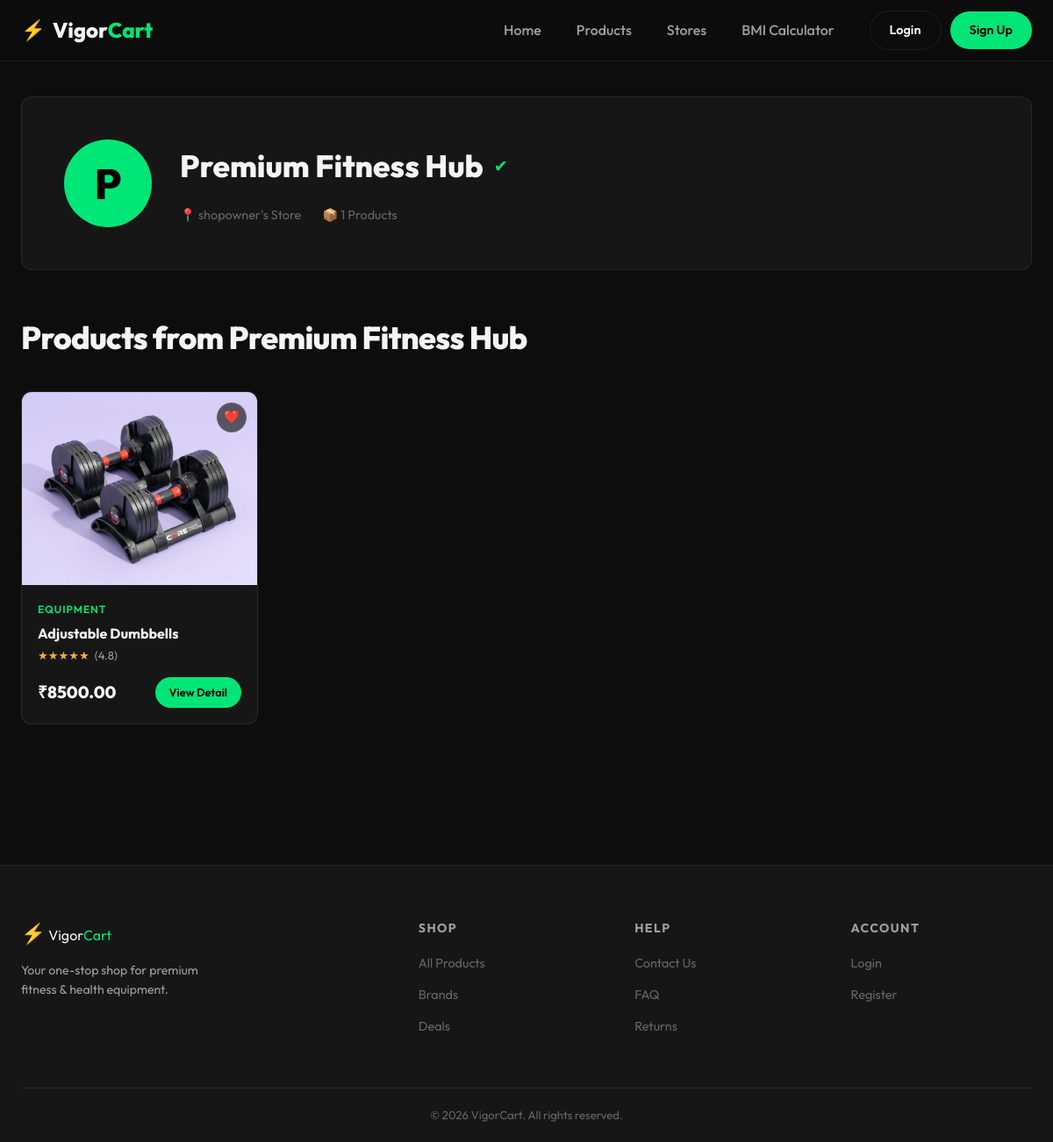
Page /shop/2/ on the committed database.
### store/models.py (models this page shows, shortened)
class Shop(models.Model):
    owner = models.ForeignKey(User, on_delete=models.CASCADE, related_name='owned_shops', null=True)
    name = models.CharField(max_length=255)
    email = models.EmailField(unique=True)
    password = models.CharField(max_length=255)
    phone_number = models.CharField(max_length=100)
    opening_hours = models.CharField(max_length=100)
    location = models.CharField(max_length=100)
    status = models.CharField(max_length=20, default='Pending') # Default status
    is_verified = models.BooleanField(default=False)

class User(AbstractUser):
    IS_CUSTOMER = 'customer'
    IS_SHOP_OWNER = 'shop_owner'
    IS_ADMIN = 'admin'
    ROLE_CHOICES = [
        (IS_CUSTOMER, 'Customer'),
        (IS_SHOP_OWNER, 'Shop Owner'),
        (IS_ADMIN, 'Admin'),
    ]
    role = models.CharField(max_length=20, choices=ROLE_CHOICES, default=IS_CUSTOMER)
    phone_number = models.CharField(max_length=100, blank=True, null=True)
    address = models.TextField(blank=True, null=True)
    email = models.EmailField(unique=True)

class Product(models.Model):
    p_name = models.CharField(max_length=255)
    asset_id = models.CharField(max_length=100, blank=True, null=True)
    description = models.TextField(blank=True, null=True)
    size = models.CharField(max_length=100, blank=True, null=True)
    detail = models.TextField(blank=True, null=True)
    price = models.DecimalField(max_digits=10, decimal_places=2)
    stock_availability = models.IntegerField(default=0)
    shop = models.ForeignKey(Shop, on_delete=models.CASCADE, related_name='products', null=True)
    category = models.ForeignKey(Category, on_delete=models.SET_NULL, null=True, related_name='products')
    image = models.ImageField(upload_to='products/', null=True, blank=True)
    created_at = models.DateTimeField(auto_now_add=True)

class Category(models.Model):
    name = models.CharField(max_length=100)
    parent = models.ForeignKey('self', db_index=True, null=True, blank=True, on_delete=models.CASCADE, related_name='subcategories')
    def __str__(self):
        return self.name

### store/views.py (the view)
# urls.py: path('shop/<int:pk>/', views.shop_detail, name='shop_detail'),
def shop_detail(request, pk):
    shop = get_object_or_404(Shop, pk=pk)
    products = Product.objects.filter(shop=shop)
    return render(request, 'store/shop_detail.html', {
        'shop': shop,
        'products': products,
    })

### store/templates/store/shop_detail.html (shortened to what this page needs)
{% extends 'store/base.html' %}
{% block content %}
<section class="section" style="padding-top: 40px;">
    <div class="container">
        <div
            style="background: var(--bg-card); border: 1px solid var(--border); border-radius: var(--radius); padding: 48px; margin-bottom: 48px; display: flex; align-items: center; gap: 32px; flex-wrap: wrap;">
            <div
                style="width: 100px; height: 100px; background: var(--primary); color: #000; border-radius: 50%; display: flex; align-items: center; justify-content: center; font-size: 3rem; font-weight: 800;">
                {{ shop.name|first }}
            </div>
            <div style="flex: 1; min-width: 300px;">
                <div style="display: flex; align-items: center; gap: 12px; margin-bottom: 8px;">
                    <h1 style="font-size: 2.2rem; font-weight: 800; margin: 0;">{{ shop.name }}</h1>
                    {% if shop.is_verified %}
                    <span title="Verified Shop" style="color: var(--primary); font-size: 1.2rem;">✔</span>
                    {% endif %}
                </div>
                <div style="display: flex; gap: 24px; color: var(--text-muted); font-size: 0.9rem;">
                    <span>📍 {{ shop.owner.username }}'s Store</span>
                    <span>📦 {{ products|length }} Products</span>
                </div>
            </div>
        </div>
        <div class="section-header" style="text-align: left; margin-bottom: 32px;">
            <h2 class="section-title">Products from {{ shop.name }}</h2>
        </div>
        {% if products %}
        <div class="products-grid">
            {% for product in products %}
            <a href="{% url 'product_detail' product.pk %}" class="product-card">
                <div class="product-img-wrap">
                    {% if product.image %}
                    <img src="{{ product.image.url }}" alt="{{ product.p_name }}">
                    {% else %}
                    <div style="height:100%;display:flex;align-items:center;justify-content:center;font-size:4rem;">🏋️
                    </div>
                    {% endif %}
                    <div class="product-wishlist">❤️</div>
                </div>
                <div class="product-info">
                    <div class="product-category">{{ product.category }}</div>
                    <div class="product-name" style="margin-bottom:2px;">{{ product.p_name }}</div>
                    <div class="product-rating"><span class="stars">★★★★★</span> (4.8)</div>
                    <div class="product-footer">
                        <div class="product-price">₹{{ product.price }}</div>
                        <span class="btn btn-primary btn-sm">View Detail</span>
                    </div>
                </div>
            </a>
            {% endfor %}
        </div>
        {% else %}
        <div style="text-align:center;padding:80px;color:var(--text-muted);">
            <h2>No products yet</h2>
            <p>This shop hasn't listed any products yet.</p>
        </div>
        {% endif %}
    </div>
</section>
{% endblock %}

### store/static/store/css/index.css (style rules this page uses)
:root { --primary: #00e676; --primary-dark: #00c853; --primary-glow: rgba(0, 230, 118, 0.25); --bg-dark: #0d0d0d; --bg-card: #161616; --bg-elevated: #1e1e1e; --text-primary: #f5f5f5; --text-secondary: #a0a0a0; --text-muted: #666; --border: rgba(255, 255, 255, 0.08); --danger: #ff4d4d; --warning: #ffab40; --shadow-card: 0 4px 24px rgba(0, 0, 0, 0.5); --shadow-glow: 0 0 24px var(--primary-glow); --radius: 12px; --radius-sm: 8px; --radius-pill: 50px; --nav-height: 70px; --transition: 0.25s ease; --font: 'Outfit', sans-serif; }
*, *::before, *::after { box-sizing: border-box; margin: 0; padding: 0; }
html { scroll-behavior: smooth; }
body { font-family: var(--font); background-color: var(--bg-dark); color: var(--text-primary); min-height: 100vh; line-height: 1.6; -webkit-font-smoothing: antialiased; }
a { text-decoration: none; color: inherit; }
img { max-width: 100%; display: block; }
.btn { display: inline-flex; align-items: center; justify-content: center; gap: 8px; padding: 10px 22px; border-radius: var(--radius-pill); font-family: var(--font); font-size: 0.9rem; font-weight: 600; cursor: pointer; border: none; transition: all var(--transition); white-space: nowrap; }
.btn-primary { background: var(--primary); color: #000; }
.btn-sm { padding: 7px 16px; font-size: 0.8rem; }
.section { padding: 80px 24px; }
.section-header { text-align: center; margin-bottom: 56px; }
.section-title { font-size: clamp(1.8rem, 3vw, 2.6rem); font-weight: 800; letter-spacing: -0.02em; margin-bottom: 14px; }
.container { max-width: 1280px; margin: 0 auto; }
.products-grid { display: grid; grid-template-columns: repeat(auto-fill, minmax(260px, 1fr)); gap: 24px; }
.product-card { background: var(--bg-card); border: 1px solid var(--border); border-radius: var(--radius); overflow: hidden; transition: border-color var(--transition), transform var(--transition), box-shadow var(--transition); cursor: pointer; }
.product-img-wrap { position: relative; height: 220px; background: var(--bg-elevated); overflow: hidden; }
.product-img-wrap img { width: 100%; height: 100%; object-fit: cover; transition: transform 0.4s ease; }
.product-wishlist { position: absolute; top: 12px; right: 12px; background: rgba(0, 0, 0, 0.6); border: 1px solid var(--border); border-radius: 50%; width: 34px; height: 34px; display: flex; align-items: center; justify-content: center; cursor: pointer; font-size: 0.9rem; transition: background var(--transition), border-color var(--transition); }
.product-info { padding: 18px; }
.product-category { font-size: 0.75rem; color: var(--primary); font-weight: 600; text-transform: uppercase; letter-spacing: 0.08em; margin-bottom: 6px; }
.product-name { font-size: 1rem; font-weight: 700; margin-bottom: 6px; white-space: nowrap; overflow: hidden; text-overflow: ellipsis; }
.product-rating { display: flex; align-items: center; gap: 6px; font-size: 0.82rem; color: var(--text-secondary); margin-bottom: 14px; }
.stars { color: #ffab40; }
.product-footer { display: flex; align-items: center; justify-content: space-between; }
.product-price { font-size: 1.2rem; font-weight: 800; }

### rows in the picture
Shop: name|first "P", name "Premium Fitness Hub", owner.username "shopowner"
Product: image (picture), category "EQUIPMENT", p_name "Adjustable Dumbbells", price "8500.00"

### other values in the picture
{{ products|length }} "1"
